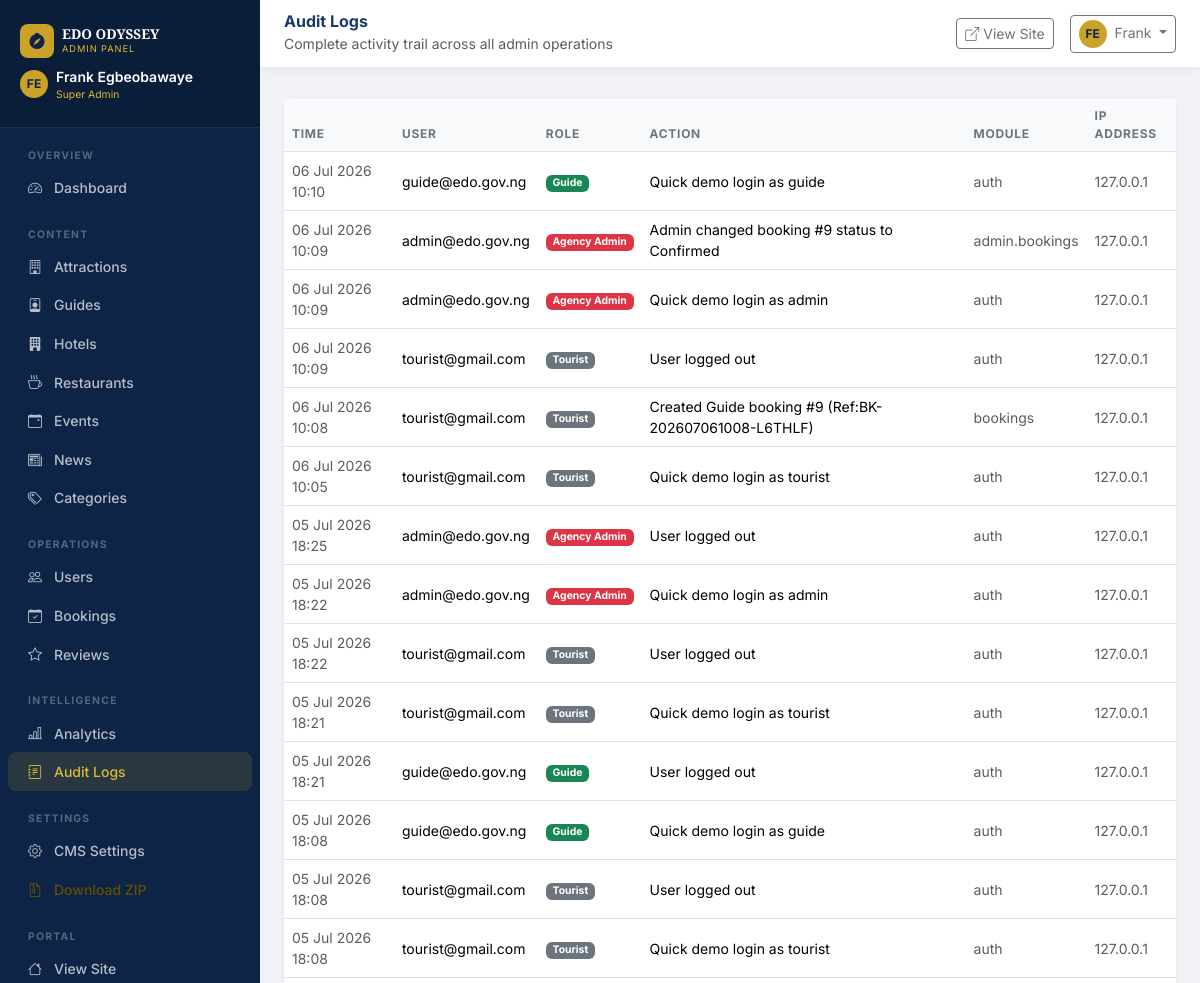
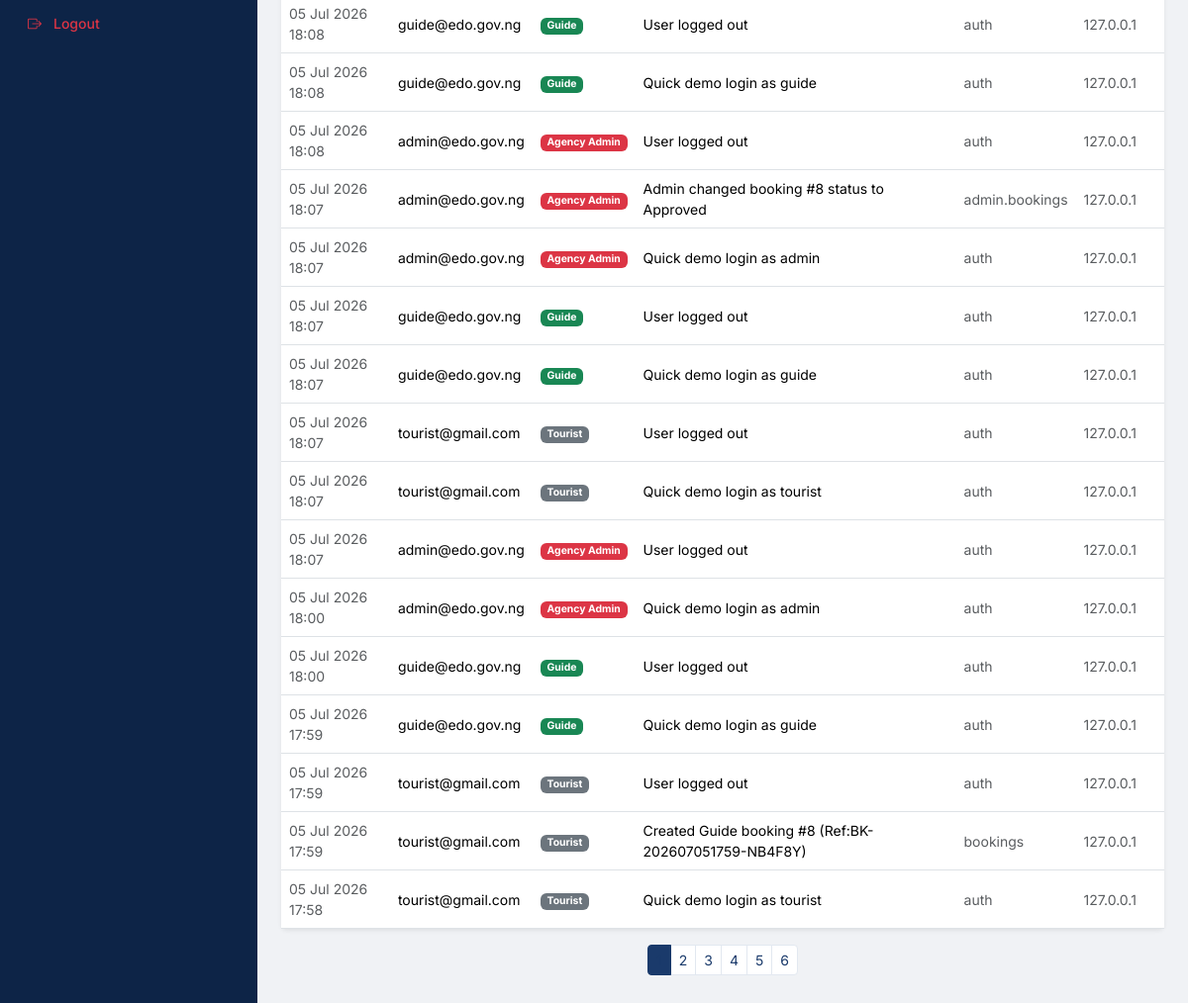
Screenshot of /admin/audit-logs (signed in) with the database file from the repository (2 pictures, top to bottom).
### app/models/models.py (models this page shows, shortened)
class BaseModel(db.Model):
    __abstract__ = True
    id = db.Column(db.Integer, primary_key=True)
    uuid = db.Column(db.String(36), default=gen_uuid, unique=True, nullable=False, index=True)
    created_at = db.Column(db.DateTime, default=datetime.utcnow, nullable=False)
    updated_at = db.Column(db.DateTime, default=datetime.utcnow, onupdate=datetime.utcnow, nullable=False)
    created_by = db.Column(db.Integer, nullable=True)
    status = db.Column(db.String(20), default="active", nullable=False)
    deleted_at = db.Column(db.DateTime, nullable=True)

class User(UserMixin, BaseModel):
    __tablename__ = "users"
    email = db.Column(db.String(150), unique=True, index=True, nullable=False)
    password_hash = db.Column(db.String(255), nullable=False)
    first_name = db.Column(db.String(100), nullable=False)
    last_name = db.Column(db.String(100), nullable=False)
    role = db.Column(db.String(50), default="Tourist", nullable=False)
    phone = db.Column(db.String(50), nullable=True)
    is_verified = db.Column(db.Boolean, default=False, nullable=False)
    avatar_url = db.Column(db.String(255), nullable=True)
    heritage_points = db.Column(db.Integer, default=0, nullable=False)
    bio = db.Column(db.Text, nullable=True)
    address = db.Column(db.String(255), nullable=True)
    nationality = db.Column(db.String(100), nullable=True)
    last_login = db.Column(db.DateTime, nullable=True)
    bookings = db.relationship("Booking", back_populates="user", lazy="dynamic")
    reviews = db.relationship("Review", back_populates="user", lazy="dynamic")
    guide_profile = db.relationship("Guide", back_populates="user", uselist=False)
    notifications = db.relationship("Notification", back_populates="user", lazy="dynamic")
    favourites = db.relationship("Favourite", back_populates="user", lazy="dynamic")
    payments = db.relationship("Payment", back_populates="user", lazy="dynamic")
    audit_logs = db.relationship("AuditLog", foreign_keys="AuditLog.user_id", back_populates="user", lazy="dynamic")
    owned_attractions = db.relationship("Attraction", back_populates="owner", foreign_keys="Attraction.user_id", lazy="dynamic")
    owned_hotels = db.relationship("Hotel", back_populates="owner", foreign_keys="Hotel.user_id", lazy="dynamic")
    owned_restaurants = db.relationship("Restaurant", back_populates="owner", foreign_keys="Restaurant.user_id", lazy="dynamic")
    owned_events = db.relationship("Event", back_populates="owner", foreign_keys="Event.user_id", lazy="dynamic")  # Add this
    @property
    def full_name(self):
        return f"{self.first_name} {self.last_name}"
    @property
    def is_admin(self):
        return self.role in ("Agency Admin", "Super Admin")

class AuditLog(BaseModel):
    __tablename__ = "audit_logs"
    user_id = db.Column(db.Integer, db.ForeignKey("users.id"), nullable=True)
    operator_email = db.Column(db.String(150), nullable=False)
    role = db.Column(db.String(50), nullable=False)
    action = db.Column(db.String(500), nullable=False)
    ip_address = db.Column(db.String(50), nullable=True)
    user_agent = db.Column(db.String(255), nullable=True)
    module = db.Column(db.String(100), nullable=True)
    record_id = db.Column(db.Integer, nullable=True)
    user = db.relationship("User", foreign_keys=[user_id], back_populates="audit_logs")

### app/admin/routes.py (the view)
@admin_bp.route("/audit-logs")
@login_required
@admin_required
def audit_logs():
    page = request.args.get("page", 1, type=int)
    query = AuditLog.query.order_by(AuditLog.created_at.desc())
    pagination = query.paginate(page=page, per_page=30, error_out=False)
    return render_template("admin/audit_logs.html", logs=pagination.items, pagination=pagination)

### app/templates/admin/audit_logs.html (shortened to what this page needs)
{% extends "admin/base.html" %}
{% block page_title %}Audit Logs{% endblock %}
{% block page_subtitle %}Complete activity trail across all admin operations{% endblock %}
{% block content %}
<div class="card border-0 shadow-sm">
  <div class="card-body p-0">
    <table class="table table-hover mb-0 admin-table">
      <thead><tr><th>Time</th><th>User</th><th>Role</th><th>Action</th><th>Module</th><th>IP Address</th></tr></thead>
      <tbody>
      {% for log in logs %}
      <tr>
        <td class="small text-muted">{{ log.created_at.strftime('%d %b %Y %H:%M') }}</td>
        <td class="small">{{ log.operator_email }}</td>
        <td><span class="badge {% if 'Admin' in log.role %}bg-danger{% elif log.role=='Guide' %}bg-success{% else %}bg-secondary{% endif %} text-white" style="font-size:.65rem">{{ log.role }}</span></td>
        <td class="small">{{ log.action[:80] }}</td>
        <td class="small text-muted">{{ log.module or '—' }}</td>
        <td class="small text-muted">{{ log.ip_address or '—' }}</td>
      </tr>
      {% endfor %}
      </tbody>
    </table>
  </div>
</div>
{% if pagination.pages > 1 %}<nav class="mt-3 d-flex justify-content-center"><ul class="pagination pagination-sm">{% for p in pagination.iter_pages() %}{% if p %}<li class="page-item {% if p==pagination.page %}active{% endif %}"><a class="page-link" href="?page={{ p }}">{{ p }}</a></li>{% endif %}{% endfor %}</ul></nav>{% endif %}
{% endblock %}

### app/templates/admin/base.html (shortened to what this page needs)
<!DOCTYPE html>
<html lang="en">
<head>
  <link href="https://cdn.jsdelivr.net/npm/bootstrap@5.3.3/dist/css/bootstrap.min.css" rel="stylesheet">
  <link href="https://cdn.jsdelivr.net/npm/bootstrap-icons@1.11.3/font/bootstrap-icons.css" rel="stylesheet">
  <link rel="stylesheet" href="{{ url_for('static', filename='css/main.css') }}">
</head>
<body class="admin-body">
<div class="admin-sidebar" id="adminSidebar">
  <div class="admin-sidebar-header">
    <div class="d-flex align-items-center gap-2 mb-1">
      <div class="brand-icon" style="width:34px;height:34px;font-size:1rem"><i class="bi bi-compass-fill"></i></div>
      <div>
        <div class="brand-title" style="font-size:.85rem">EDO ODYSSEY</div>
        <div class="brand-subtitle" style="font-size:.58rem">Admin Panel</div>
      </div>
    </div>
    <div class="d-flex align-items-center gap-2 mt-2">
      <div class="avatar-initials-sm">{{ current_user.first_name[0] }}{{ current_user.last_name[0] }}</div>
      <div>
        <div class="text-white small fw-semibold">{{ current_user.full_name }}</div>
        <div style="font-size:.65rem;color:var(--gold-400)">{{ current_user.role }}</div>
      </div>
    </div>
  </div>
  <nav class="flex-grow-1 py-2 px-2">
    <div class="nav-section">Overview</div>
    <a href="{{ url_for('admin.dashboard') }}" class="nav-link {% if request.endpoint=='admin.dashboard' %}active{% endif %}"><i class="bi bi-speedometer2"></i> Dashboard</a>
    <div class="nav-section mt-2">Content</div>
    <a href="{{ url_for('admin.attractions') }}" class="nav-link {% if 'attractions' in request.endpoint %}active{% endif %}"><i class="bi bi-building"></i> Attractions</a>
    <a href="{{ url_for('admin.guides') }}" class="nav-link {% if 'guides' in request.endpoint %}active{% endif %}"><i class="bi bi-person-badge"></i> Guides</a>
    <a href="{{ url_for('admin.hotels') }}" class="nav-link {% if 'hotel' in request.endpoint %}active{% endif %}"><i class="bi bi-building-fill"></i> Hotels</a>
    <a href="{{ url_for('admin.restaurants') }}" class="nav-link {% if 'restaurant' in request.endpoint %}active{% endif %}"><i class="bi bi-cup-hot"></i> Restaurants</a>
    <a href="{{ url_for('admin.events') }}" class="nav-link {% if 'event' in request.endpoint %}active{% endif %}"><i class="bi bi-calendar-event"></i> Events</a>
    <a href="{{ url_for('admin.news') }}" class="nav-link {% if 'news' in request.endpoint %}active{% endif %}"><i class="bi bi-newspaper"></i> News</a>
    <a href="{{ url_for('admin.categories') }}" class="nav-link {% if 'categor' in request.endpoint %}active{% endif %}"><i class="bi bi-tags"></i> Categories</a>
    <div class="nav-section mt-2">Operations</div>
    <a href="{{ url_for('admin.users') }}" class="nav-link {% if 'users' in request.endpoint %}active{% endif %}"><i class="bi bi-people"></i> Users</a>
    <a href="{{ url_for('admin.bookings') }}" class="nav-link {% if 'bookings' in request.endpoint %}active{% endif %}"><i class="bi bi-calendar-check"></i> Bookings</a>
    <a href="{{ url_for('admin.reviews') }}" class="nav-link {% if 'reviews' in request.endpoint %}active{% endif %}"><i class="bi bi-star"></i> Reviews</a>
    <div class="nav-section mt-2">Intelligence</div>
    <a href="{{ url_for('admin.analytics') }}" class="nav-link {% if 'analytics' in request.endpoint %}active{% endif %}"><i class="bi bi-bar-chart-line"></i> Analytics</a>
    <a href="{{ url_for('admin.audit_logs') }}" class="nav-link {% if 'audit' in request.endpoint %}active{% endif %}"><i class="bi bi-journal-text"></i> Audit Logs</a>
    <div class="nav-section mt-2">Settings</div>
    <a href="{{ url_for('admin.cms') }}" class="nav-link {% if 'cms' in request.endpoint %}active{% endif %}"><i class="bi bi-gear"></i> CMS Settings</a>
    <a href="{{ url_for('admin.download_zip') }}" class="nav-link text-warning-emphasis"><i class="bi bi-file-earmark-zip"></i> Download ZIP</a>
    <div class="nav-section mt-2">Portal</div>
    <a href="{{ url_for('main.home') }}" class="nav-link"><i class="bi bi-house"></i> View Site</a>
    <a href="{{ url_for('auth.logout') }}" class="nav-link text-danger"><i class="bi bi-box-arrow-right"></i> Logout</a>
  </nav>
</div>
<div class="admin-main">
  <div class="admin-topbar">
    <div class="d-flex align-items-center gap-3">
      <div>
        <h6 class="mb-0 fw-bold text-blue">{% block page_title %}Admin Panel{% endblock %}</h6>
        <small class="text-muted">{% block page_subtitle %}Edo Odyssey CMS{% endblock %}</small>
      </div>
    </div>
    <div class="d-flex align-items-center gap-3">
      <a href="{{ url_for('main.home') }}" class="btn btn-outline-secondary btn-sm" target="_blank"><i class="bi bi-box-arrow-up-right me-1"></i>View Site</a>
      <div class="dropdown">
        <button class="btn btn-outline-secondary btn-sm dropdown-toggle" data-bs-toggle="dropdown">
          <div class="avatar-initials-sm d-inline-flex me-1">{{ current_user.first_name[0] }}{{ current_user.last_name[0] }}</div>
          {{ current_user.first_name }}
        </button>
      </div>
    </div>
  </div>
  <div class="px-4 pt-2">
  </div>
  <div class="admin-content">
    {% block content %}{% endblock %}
  </div>
</div>
</body>
</html>

### app/static/css/main.css (style rules this page uses)
:root { --blue-900: #0d2447; --blue-800: #1a3a6b; --blue-700: #1d4385; --blue-600: #2255a4; --blue-100: #e8f0fe; --gold-600: #a07d10; --gold-500: #c9a227; --gold-400: #e0b83a; --gold-100: #fdf6e3; --gray-50: #f8f9fa; --gray-100: #f0f2f5; --gray-200: #e2e8f0; --text-dark: #1a202c; --text-muted: #6c757d; --restaurant: #e05c27; --restaurant-hover: #c94a1a; --radius: 12px; --shadow: 0 4px 20px rgba(26,58,107,.12); --shadow-lg: 0 8px 40px rgba(26,58,107,.18); --transition: .25s ease; }
body { font-family: 'Inter', sans-serif; color: var(--text-dark); background: #fff; }
a { text-decoration: none; transition: color var(--transition); }
.text-blue { color: var(--blue-800) !important; }
.brand-icon { width: 38px; height: 38px; background: var(--gold-500); border-radius: 8px; display: flex; align-items: center; justify-content: center; font-size: 1.2rem; color: var(--blue-900); }
.brand-title { font-family: 'Playfair Display',serif; font-size: .95rem; font-weight: 700; color: #fff; line-height: 1.1; }
.brand-subtitle { font-size: .58rem; color: var(--gold-400); text-transform: uppercase; letter-spacing: .1em; }
.avatar-initials-sm { width:28px; height:28px; background: var(--gold-500); color: var(--blue-900); border-radius: 50%; display:flex; align-items:center; justify-content:center; font-weight:700; font-size:.75rem; }
.admin-sidebar { position: fixed; left:0; top:0; bottom:0; width:260px; background: var(--blue-900); z-index: 1000; overflow-y: auto; transition: transform .3s ease; display: flex; flex-direction: column; }
.admin-sidebar-header { padding: 1.5rem 1.25rem; background: rgba(0,0,0,.2); border-bottom: 1px solid rgba(255,255,255,.08); }
.admin-sidebar .nav-link { color: rgba(255,255,255,.7); font-size:.875rem; font-weight:500; padding:.55rem 1.25rem; border-radius:8px; transition: all var(--transition); display:flex; align-items:center; gap:.75rem; }
.admin-sidebar .nav-link:hover, .admin-sidebar .nav-link.active { background: rgba(201,162,39,.15); color: var(--gold-400); }
.admin-sidebar .nav-section { font-size:.65rem; font-weight:700; color:rgba(255,255,255,.3); text-transform:uppercase; letter-spacing:.12em; padding:.75rem 1.25rem .3rem; }
.admin-main { margin-left:260px; min-height:100vh; background:var(--gray-100); }
.admin-topbar { background:#fff; padding:.75rem 1.5rem; box-shadow:0 2px 8px rgba(0,0,0,.06); display:flex; align-items:center; justify-content:space-between; position:sticky; top:0; z-index:999; }
.admin-content { padding:1.5rem; }
.admin-table th { font-size:.75rem; font-weight:700; text-transform:uppercase; letter-spacing:.06em; color:var(--text-muted); background:var(--gray-50); }
.admin-table td { font-size:.875rem; vertical-align:middle; }
.pagination .page-link { border-color:var(--gray-200); color:var(--blue-800); }
.pagination .page-item.active .page-link { background:var(--blue-800); border-color:var(--blue-800); }

### rows the page displays
User: first_name "F", last_name "E", full_name "Frank Egbeobawaye", role "Super Admin", first_name "Frank"
AuditLog: created_at "06 Jul 2026 10:10", operator_email "guide@edo.gov.ng", role "Guide", action "Quick demo login as guide", module "auth", ip_address "127.0.0.1"
AuditLog: created_at "06 Jul 2026 10:09", operator_email "admin@edo.gov.ng", role "Agency Admin", action "Admin changed booking #9 status to Confirmed", module "admin.bookings", ip_address "127.0.0.1"
AuditLog: created_at "06 Jul 2026 10:09", operator_email "admin@edo.gov.ng", role "Agency Admin", action "Quick demo login as admin", module "auth", ip_address "127.0.0.1"
AuditLog: created_at "06 Jul 2026 10:09", operator_email "tourist@gmail.com", role "Tourist", action "User logged out", module "auth", ip_address "127.0.0.1"
AuditLog: created_at "06 Jul 2026 10:08", operator_email "tourist@gmail.com", role "Tourist", action "Created Guide booking #9 (Ref:BK-202607061008-L6THLF)", module "bookings", ip_address "127.0.0.1"
AuditLog: created_at "06 Jul 2026 10:05", operator_email "tourist@gmail.com", role "Tourist", action "Quick demo login as tourist", module "auth", ip_address "127.0.0.1"
AuditLog: created_at "05 Jul 2026 18:25", operator_email "admin@edo.gov.ng", role "Agency Admin", action "User logged out", module "auth", ip_address "127.0.0.1"
AuditLog: created_at "05 Jul 2026 18:22", operator_email "admin@edo.gov.ng", role "Agency Admin", action "Quick demo login as admin", module "auth", ip_address "127.0.0.1"
AuditLog: created_at "05 Jul 2026 18:22", operator_email "tourist@gmail.com", role "Tourist", action "User logged out", module "auth", ip_address "127.0.0.1"
AuditLog: created_at "05 Jul 2026 18:21", operator_email "tourist@gmail.com", role "Tourist", action "Quick demo login as tourist", module "auth", ip_address "127.0.0.1"
AuditLog: created_at "05 Jul 2026 18:21", operator_email "guide@edo.gov.ng", role "Guide", action "User logged out", module "auth", ip_address "127.0.0.1"
AuditLog: created_at "05 Jul 2026 18:08", operator_email "guide@edo.gov.ng", role "Guide", action "Quick demo login as guide", module "auth", ip_address "127.0.0.1"
AuditLog: created_at "05 Jul 2026 18:08", operator_email "tourist@gmail.com", role "Tourist", action "User logged out", module "auth", ip_address "127.0.0.1"
AuditLog: created_at "05 Jul 2026 18:08", operator_email "tourist@gmail.com", role "Tourist", action "Quick demo login as tourist", module "auth", ip_address "127.0.0.1"
AuditLog: created_at "05 Jul 2026 18:08", operator_email "guide@edo.gov.ng", role "Guide", action "User logged out", module "auth", ip_address "127.0.0.1"
AuditLog: created_at "05 Jul 2026 18:08", operator_email "guide@edo.gov.ng", role "Guide", action "Quick demo login as guide", module "auth", ip_address "127.0.0.1"
AuditLog: created_at "05 Jul 2026 18:08", operator_email "admin@edo.gov.ng", role "Agency Admin", action "User logged out", module "auth", ip_address "127.0.0.1"
AuditLog: created_at "05 Jul 2026 18:07", operator_email "admin@edo.gov.ng", role "Agency Admin", action "Admin changed booking #8 status to Approved", module "admin.bookings", ip_address "127.0.0.1"
AuditLog: created_at "05 Jul 2026 18:07", operator_email "admin@edo.gov.ng", role "Agency Admin", action "Quick demo login as admin", module "auth", ip_address "127.0.0.1"
AuditLog: created_at "05 Jul 2026 18:07", operator_email "guide@edo.gov.ng", role "Guide", action "User logged out", module "auth", ip_address "127.0.0.1"
AuditLog: created_at "05 Jul 2026 18:07", operator_email "guide@edo.gov.ng", role "Guide", action "Quick demo login as guide", module "auth", ip_address "127.0.0.1"
AuditLog: created_at "05 Jul 2026 18:07", operator_email "tourist@gmail.com", role "Tourist", action "User logged out", module "auth", ip_address "127.0.0.1"
AuditLog: created_at "05 Jul 2026 18:07", operator_email "tourist@gmail.com", role "Tourist", action "Quick demo login as tourist", module "auth", ip_address "127.0.0.1"
AuditLog: created_at "05 Jul 2026 18:07", operator_email "admin@edo.gov.ng", role "Agency Admin", action "User logged out", module "auth", ip_address "127.0.0.1"
AuditLog: created_at "05 Jul 2026 18:00", operator_email "admin@edo.gov.ng", role "Agency Admin", action "Quick demo login as admin", module "auth", ip_address "127.0.0.1"
AuditLog: created_at "05 Jul 2026 18:00", operator_email "guide@edo.gov.ng", role "Guide", action "User logged out", module "auth", ip_address "127.0.0.1"
AuditLog: created_at "05 Jul 2026 17:59", operator_email "guide@edo.gov.ng", role "Guide", action "Quick demo login as guide", module "auth", ip_address "127.0.0.1"
AuditLog: created_at "05 Jul 2026 17:59", operator_email "tourist@gmail.com", role "Tourist", action "User logged out", module "auth", ip_address "127.0.0.1"
AuditLog: created_at "05 Jul 2026 17:59", operator_email "tourist@gmail.com", role "Tourist", action "Created Guide booking #8 (Ref:BK-202607051759-NB4F8Y)", module "bookings", ip_address "127.0.0.1"
AuditLog: created_at "05 Jul 2026 17:58", operator_email "tourist@gmail.com", role "Tourist", action "Quick demo login as tourist", module "auth", ip_address "127.0.0.1"

### other values shown
{{ p }} "2" "3" "4" "5" "6"
